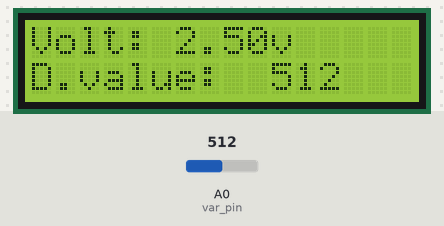
Recording of a sketch running on a simulated Arduino Uno, built with avr-gcc and run on an emulated ATmega328P. On the bench: 16×2 character LCD. The inputs (shaded band) are chosen by the test bench; at power-on: A0 (var_pin) = 512.

Above: at 1.2 s.
1.3 s: A0 (var_pin) set to 716
At 2.3 s:
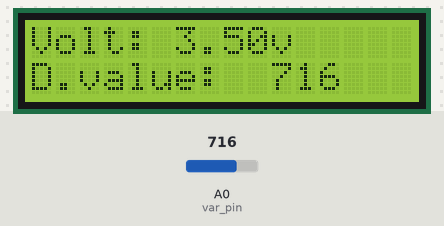
2.8 s: A0 (var_pin) set to 900
At 3.5 s:
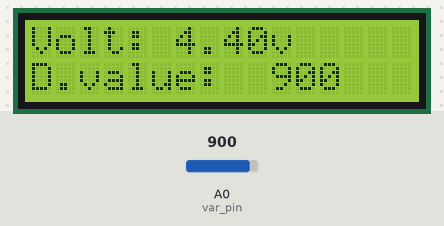
4.3 s: A0 (var_pin) set to 1023
At 5.8 s:
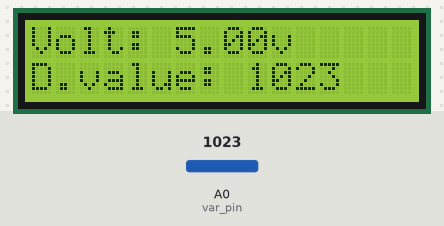
Timing chart, 0 to 7.3 s (numbered marks = the images above; inputs shaded):
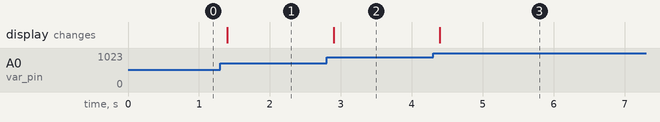

Measured:
- after the input at 1.3 s, the display: changes after 0.10 s (image 1)
- after the input at 2.8 s, the display: changes after 0.10 s (image 2)
- after the input at 4.3 s, the display: changes after 0.10 s (image 3)

The sketch:

app.ino
```cpp
#include <LiquidCrystal_I2C.h>
#include <SimpleTimer.h>

// A/D 변환 결과 시리얼 모니터 창 표시
// 디지털 값과 전압값
const int var_pin = A0; // 가변저항 연결핀
int analog_val;         // 아날로그 값 저장 변수
SimpleTimer timer;

LiquidCrystal_I2C myLCD(0x27, 16, 2); // myLCD 객체 생성

void check()
{
    int digital_val;
    float ff;
    digital_val = analogRead(var_pin);     // 아날로그 값 디지털 변환
    ff = (float)digital_val / 1023. * 5.0; // 전압값 계산
    // LCD로 출력
    // 출력 모양
    // Volt: 4.3V
    // D. value: 805
    // 아두이노 문자열 클래스 : String

    char msg[17];

    String buf = "Volt: "; // String buf = "Volt: "+ ff + "V"; --> 에러
    buf = buf + ff + "v";

    sprintf(msg, "%-16s", buf.c_str());
    // sprintf(msg, "Volt: %fV", ff);  // 이거는 안됨 --> 아두이노의 sprintf는 float 지원하지 않음.

    myLCD.setCursor(0, 0);
    // myLCD.print(buf.c_str());
    myLCD.print(msg);

    buf = "D.value: "; // buf = "D.value: "+ digital_val; --> 에러
    buf = buf + digital_val;

    // sprintf(msg, "%-16s", buf.c_str());
    sprintf(msg, "D.value: %4d", digital_val);

    myLCD.setCursor(0, 1);
    // myLCD.print(buf.c_str());
    myLCD.print(msg);
}

void setup()
{
    Serial.begin(9600);
    myLCD.begin();
    timer.setInterval(100, check);
}

void loop()
{
    timer.run();
}
```
